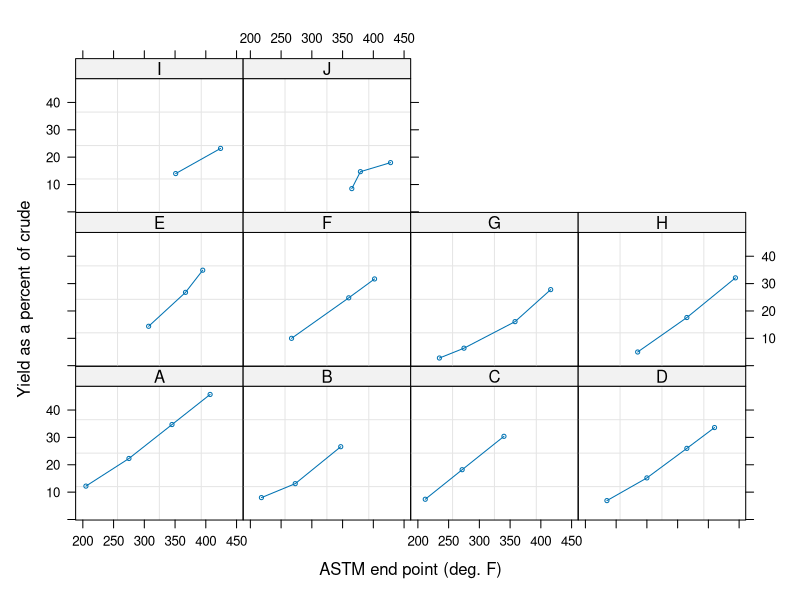

Here is the R script that generated this plot:
## ---- chunk 1
knitr::opts_chunk$set(echo = TRUE)
knitr::opts_chunk$set(fig.align = "center")
## ---- chunk 2
library(nlme)
library(MASS) # For the petrol data set.
data(petrol)
library(lattice) # xyplot
## ---- chunk 3
xyplot(Y ~ EP | No, data = petrol,
       xlab = "ASTM end point (deg. F)",
       ylab = "Yield as a percent of crude",
       panel = function(x, y){
         panel.grid()
         m <- sort.list(x)
         panel.xyplot(x[m], y[m], type = "b", cex = 0.5)
       })
## ---- chunk 4
Petrol <- petrol
names(Petrol)
Petrol[,2:5] <- scale(Petrol[,2:5], scale = FALSE)
pet1.lm <- lm(Y ~ No/EP - 1, Petrol)
matrix(round(coef(pet1.lm), 2), 2, 10, byrow = TRUE,
       dimnames = list(c("b0", "b1"), levels(Petrol$No)))
## ---- chunk 5
pet2.lm <- lm(Y ~ No - 1 + EP, Petrol)
anova(pet2.lm, pet1.lm)
## ---- chunk 6
pet3.lm <- lm(Y ~ SG + VP + V10 + EP, Petrol)
anova(pet3.lm, pet2.lm)
## ---- chunk 7
pet3.lme <- lme(Y ~ SG + VP + V10 + EP,
                random = ~ 1 | No, data = Petrol)
summary(pet3.lme)
## ---- chunk 8
pet3.lme <- update(pet3.lme, method = "ML")
summary(pet3.lme)
## ---- chunk 9
anova(pet3.lme, pet3.lm)
## ---- chunk 10
pet4.lme <- update(pet3.lme, fixed = Y ~ V10 + EP)
anova(pet4.lme, pet3.lme)
fixed.effects(pet4.lme)
coef(pet4.lme)
## ---- chunk 11
pet5.lme <- update(pet4.lme, random = ~ 1 + EP | No)
anova(pet4.lme, pet5.lme)
